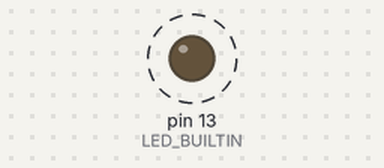
Simulated run of this sketch. Board: Arduino Uno, built with avr-gcc and run on an emulated ATmega328P. Parts: output pins drawn as LEDs (lit = HIGH). Dashed ring = blinking. No radio packets arrive unless stated; pins used as bus, display or sensor lines are not drawn.

Above: at 0.9 s.
Timing chart, 0 to 3.1 s (numbered marks = the images above):
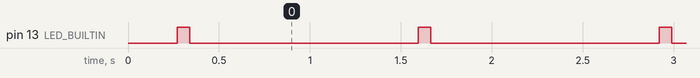

Measured:
- by itself, pin 13 (LED_BUILTIN): alternates HIGH for 0.07 s and LOW for 1.3 s

The sketch:

txrx_test_A.ino
```cpp
// Feather9x_TX
// -*- mode: C++ -*-
// Example sketch showing how to create a simple messaging client (transmitter)
// with the RH_RF95 class. RH_RF95 class does not provide for addressing or
// reliability, so you should only use RH_RF95 if you do not need the higher
// level messaging abilities.
// It is designed to work with the other example Feather9x_RX

#include <SPI.h>
#include <RH_RF95.h>

//#define PRINT_SERIAL

// // Feather 32u4 wired to RFM95 breakout:
// #define RFM95_CS   5
// #define RFM95_RST  12
// #define RFM95_INT  0

// Feather 32u4 w/ LoRa:
#define RFM95_CS   8
#define RFM95_RST  4
#define RFM95_INT  7

// Change to 434.0 or other frequency, must match RX's freq!
#define RF95_FREQ 434.0

// Singleton instance of the radio driver
RH_RF95 rf95(RFM95_CS, RFM95_INT);

void setup() {
  pinMode(LED_BUILTIN, OUTPUT);
  //pinMode(RFM95_INT, INPUT);
  pinMode(RFM95_RST, OUTPUT);
  digitalWrite(RFM95_RST, HIGH);

  #ifdef PRINT_SERIAL
    Serial.begin(115200);
    while (!Serial) delay(1);
    delay(100);
    Serial.println("Feather LoRa TX Test!");
  #endif

  // manual reset
  digitalWrite(RFM95_RST, LOW);
  delay(10);
  digitalWrite(RFM95_RST, HIGH);
  delay(10);

  while (!rf95.init()) {
    #ifdef PRINT_SERIAL
      Serial.println("LoRa radio init failed");
      Serial.println("Uncomment '#define SERIAL_DEBUG' in RH_RF95.cpp for detailed debug info");
    #endif
    while (1);
  }
  #ifdef PRINT_SERIAL
    Serial.println("LoRa radio init OK!");
  #endif

  // Defaults after init are 434.0MHz, modulation GFSK_Rb250Fd250, +13dbM
  if (!rf95.setFrequency(RF95_FREQ)) {
    #ifdef PRINT_SERIAL
      Serial.println("setFrequency failed");
    #endif
    while (1);
  }
  #ifdef PRINT_SERIAL
    Serial.print("Set Freq to: "); Serial.println(RF95_FREQ);
  #endif

  // Defaults after init are 434.0MHz, 13dBm, Bw = 125 kHz, Cr = 4/5, Sf = 128chips/symbol, CRC on
  //rf95.setSpreadingFactor(12);

  // The default transmitter power is 13dBm, using PA_BOOST.
  // If you are using RFM95/96/97/98 modules which uses the PA_BOOST transmitter pin, then
  // you can set transmitter powers from 5 to 23 dBm:
  rf95.setTxPower(23, false);
}

int16_t packetnum = 0;  // packet counter, we increment per xmission

void loop() {
  delay(250); // Wait 1 second between transmits, could also 'sleep' here!
  #ifdef PRINT_SERIAL
    Serial.print("Init, Sleep, Cad, Idle, Rx, Tx: "); Serial.print(rf95.RHModeInitialising); Serial.print(rf95.RHModeSleep); Serial.print(rf95.RHModeCad); Serial.print(rf95.RHModeIdle); Serial.print(rf95.RHModeRx); Serial.println(rf95.RHModeTx);
  #endif
  digitalWrite(LED_BUILTIN, HIGH);
  #ifdef PRINT_SERIAL
    Serial.println("Transmitting..."); // Send a message to rf95_server
  #endif

  char radiopacket[35] = "Hello World this is message #      ";
  itoa(packetnum++, radiopacket+29, 10);
  #ifdef PRINT_SERIAL
    Serial.print("Sending "); Serial.println(radiopacket);
  #endif
  radiopacket[35] = 0;

  #ifdef PRINT_SERIAL
    Serial.println("Sending...");
  #endif
  delay(10);
  rf95.send((uint8_t *)radiopacket, 35);

  #ifdef PRINT_SERIAL
    Serial.println("Waiting for packet to complete...");
  #endif
  rf95.waitPacketSent();
  // Now wait for a reply
  uint8_t buf[RH_RF95_MAX_MESSAGE_LEN];
  uint8_t len = sizeof(buf);

  digitalWrite(LED_BUILTIN, LOW);
  #ifdef PRINT_SERIAL
    Serial.println("Waiting for reply...");
  #endif
  if (rf95.waitAvailableTimeout(1000)) {
    // Should be a reply message for us now
    if (rf95.recv(buf, &len)) {
      #ifdef PRINT_SERIAL
        Serial.print("Got reply: ");
        Serial.println((char*)buf);
        Serial.print("RSSI: ");
        Serial.println(rf95.lastRssi(), DEC);
      #endif
    } else {
      #ifdef PRINT_SERIAL
        Serial.println("Receive failed");
      #endif
    }
  } else {
    #ifdef PRINT_SERIAL
      Serial.println("No reply, is there a listener around?");
    #endif
  }

}
```
